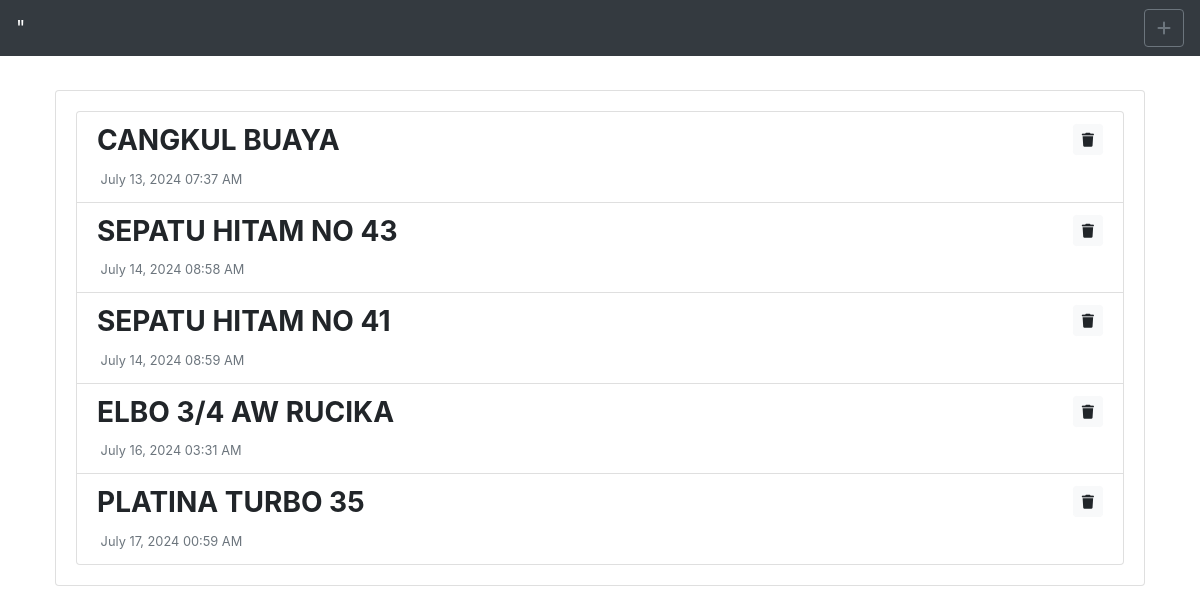
The page / on the database its author committed.
### tables this page shows
CREATE TABLE `tbl_notes` (
  `tbl_notes_id` int(11) NOT NULL,
  `note_title` text NOT NULL,
  `date_time` timestamp NOT NULL DEFAULT current_timestamp() ON UPDATE current_timestamp()
);

### index.php (the view, shortened to what this page needs)
<!DOCTYPE html>
<html lang="en">
<head>
    <link rel="stylesheet" href="https://cdn.jsdelivr.net/npm/bootstrap@4.0.0/dist/css/bootstrap.min.css">
    <link rel="stylesheet" href="https://cdnjs.cloudflare.com/ajax/libs/font-awesome/6.4.2/css/all.min.css" />
</head>
<body>
    <nav class="navbar navbar-expand-lg navbar-dark bg-dark">
        <a class="navbar-brand" href="#">"</a>
        <button class="btn btn-outline-secondary ml-auto" data-toggle="modal" data-target="#addNoteModal">
            <i class="fa fa-plus"></i>
        </button>
    </nav>
    <div class="container mt-4">
        <div class="row">
            <div class="col-12">
                <div class="card">
                    <div class="card-body">
                        <ul class="list-group">
                            <?php
                            include('conn/conn.php');
                            $stmt = $conn->prepare("SELECT * FROM `tbl_notes`");
                            $stmt->execute();
                            $result = $stmt->fetchAll();
                            foreach ($result as $row) {
                                $noteID = $row['tbl_notes_id'];
                                $noteTitle = $row['note_title'];
                                $noteDateTime = $row['date_time'];
                                $formattedDateTime = date('F j, Y H:i A', strtotime($noteDateTime));
                            ?>
                                <li class="list-group-item">
                                    <div class="btn-group float-right">
                                        <button onclick="delete_note('<?php echo $noteID ?>')" type="button" class="btn btn-sm btn-light" title="Remove"><i class="fa fa-trash"></i></button>
                                    </div>
                                    <h3 style="text-transform:uppercase;"><b><?php echo $noteTitle ?></b></h3>
                                    <small class="text-muted"><i class="fa fa-clock-o"></i> <?php echo $formattedDateTime ?></small>
                                </li>
                            <?php
                            }
                            ?>
                        </ul>
                    </div>
                </div>
            </div>
        </div>
    </div>
</body>
</html>

### index.php (style rules this page uses)
.main-panel, .card { margin: 10px; overflow-y: auto; }

### rows shown on the page
tbl_notes: note_title "CANGKUL BUAYA", date_time "July 13, 2024 07:37 AM"
tbl_notes: note_title "SEPATU HITAM NO 43", date_time "July 14, 2024 08:58 AM"
tbl_notes: note_title "SEPATU HITAM NO 41", date_time "July 14, 2024 08:59 AM"
tbl_notes: note_title "ELBO 3/4 AW RUCIKA", date_time "July 16, 2024 03:31 AM"
tbl_notes: note_title "PLATINA TURBO 35", date_time "July 17, 2024 00:59 AM"
